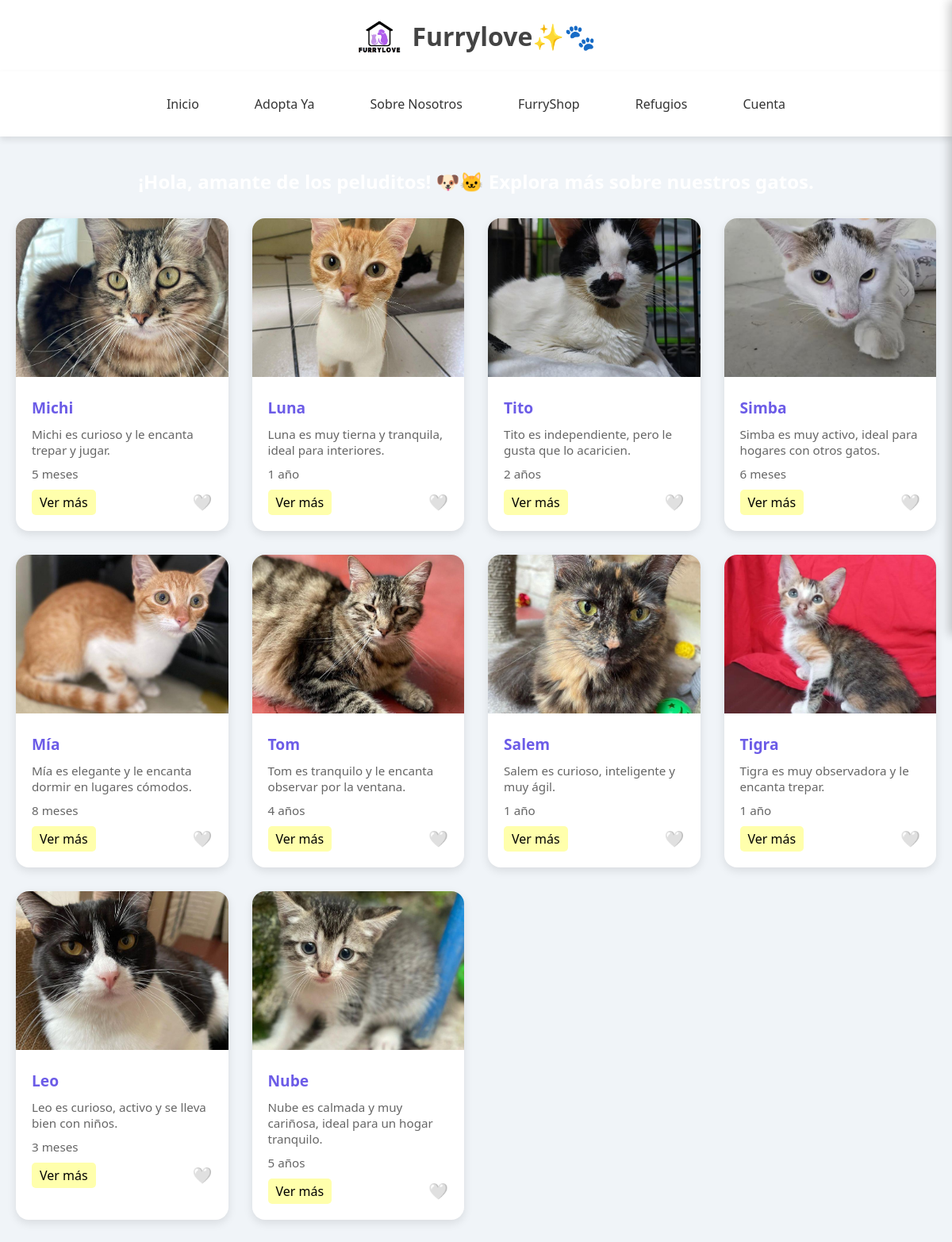
/User/gatos.php, run on the app's committed database.
### tables this page shows
CREATE TABLE `gatos` (
  `id_mascota` int(11) NOT NULL,
  `nombre` varchar(50) DEFAULT NULL,
  `genero` enum('Macho','Hembra') DEFAULT NULL,
  `edad` varchar(20) DEFAULT NULL,
  `peso` varchar(10) DEFAULT NULL,
  `raza` varchar(50) DEFAULT NULL,
  `tamaño` enum('Pequeño','Mediano','Grande') DEFAULT NULL,
  `descripcion` text DEFAULT NULL,
  `refugio` varchar(100) DEFAULT NULL,
  `telefono` varchar(20) DEFAULT NULL,
  `imagen_url` varchar(255) DEFAULT NULL
);

### User/gatos.php (the view, shortened to what this page needs)
<!DOCTYPE html>
<html lang="es">
<head>
  <link rel="stylesheet" href="gatos.css">
  <link rel="stylesheet" href="navbar2.css">
</head>
<body>
<div class="brand-header">
  <img src="imagenes/logo.png" alt="Logo FurryFriends" class="brand-logo">
  <span class="brand-title">Furrylove✨🐾</span>
</div>
<nav>
  <div class="navbar">
    <a href="homepage.php">Inicio</a>
    <a href="perrosGatos.html">Adopta Ya</a>
    <a href="nosotros.html">Sobre Nosotros</a>
    <a href="furryshop.php">FurryShop</a>
    <a href="refugios.php">Refugios</a>
    <div class="dropdown">
      <a class="dropbtn">Cuenta</a>
    </div>
  </div>
</nav>
<div class="container">
  <h2 style="text-align:center; margin-bottom:30px;">
    ¡Hola, amante de los peluditos! 🐶🐱 Explora más sobre nuestros gatos.
  </h2>
  <div class="products">
    <?php
  include("conexion.php");
  $sql = "SELECT * FROM gatos";
$resultado = $conexion->query($sql);
    if ($resultado->num_rows > 0) {
        while ($fila = $resultado->fetch_assoc()) {
            echo '<div class="product-card">';
            echo '<img src="' . $fila['imagen_url'] . '">';
            echo '<div class="product-info">';
            echo '<h3>' . htmlspecialchars($fila['nombre']) . '</h3>';
            echo '<p>' . htmlspecialchars($fila['descripcion']) . '</p>';
            echo '<p class="edad">' . htmlspecialchars($fila['edad'],) . '</p>';
            echo '<div class="actions">';
             echo '<a href="ver_mas_gatos.php?id=' . $fila['id_mascota'] . '" class="btn-vermas" style="padding: 5px 10px; background-color: #ffffac; color: black; border: none; border-radius: 5px; text-decoration: none;">Ver más</a>';
            echo '<button class="like-btn" onclick="toggleLike(this)" style="background: none; border: none; font-size: 20px; cursor: pointer;">🤍</button>';
            echo '</div>';
            echo '</div>';
            echo '</div>';
        }
    } else {
        echo '<p>No hay productos disponibles.</p>';
    }
    ?>
  </div>
</div>
</body>
</html>

### User/gatos.css (style rules this page uses)
* { box-sizing: border-box; margin: 0; padding: 0; }
body { font-family: 'Segoe UI', Tahoma, Geneva, Verdana, sans-serif; background-color: #cd9fff; }
nav { background-color: #ffffff; padding: 20px 40px; box-shadow: 0 4px 8px rgba(0, 0, 0, 0.1); }
.navbar { display: flex; justify-content: center; align-items: center; gap: 30px; }
.navbar a { text-decoration: none; color: #333; font-weight: 500; padding: 10px 20px; border-radius: 8px; transition: all 0.3s ease; }
.navbar a, .dropbtn { text-decoration: none; background-color: transparent; color: #333; font-weight: 500; font-size: 1rem; padding: 10px 20px; border: none; border-radius: 8px; font-family: 'Segoe UI', Tahoma, Geneva, Verdana, sans-serif; cursor: pointer; transition: all 0.3s ease; display: flex; align-items: center; height: 100%; }
.dropdown { position: relative; display: inline-block; }
.container { padding: 40px 20px; max-width: 1200px; margin: auto; }
.container h2 { color: white; }
.products { display: grid; grid-template-columns: repeat(auto-fit, minmax(250px, 1fr)); gap: 30px; }
.product-card { background-color: white; border-radius: 16px; box-shadow: 0 4px 12px rgba(0, 0, 0, 0.1); overflow: hidden; transition: transform 0.3s; position: relative; }
.product-card img { width: 100%; height: 200px; object-fit: cover; }
.product-info { padding: 20px; }
.product-info h3 { margin-bottom: 10px; font-size: 1.2rem; color: #6c5ce7; }
.product-info p { font-size: 0.95rem; color: #666; margin-bottom: 10px; }
.actions { display: flex; justify-content: space-between; }

### User/navbar2.css (style rules this page uses)
* { box-sizing: border-box; margin: 0; padding: 0; }
body { font-family: 'Segoe UI', Tahoma, Geneva, Verdana, sans-serif; background-color: #f0f4f8; }
.brand-header { display: flex; justify-content: center; align-items: center; padding: 20px; background-color: white; }
.brand-logo { height: 50px; margin-right: 10px; }
.brand-title { font-size: 32px; color: #444; font-weight: 600; }
nav { background-color: #ffffff; padding: 20px 40px; box-shadow: 0 4px 8px rgba(0, 0, 0, 0.1); position: relative; }
.navbar { display: flex; justify-content: center; align-items: center; gap: 30px; }
.navbar a, .navbar .dropbtn { text-decoration: none; background-color: transparent; color: #333; font-weight: 500; font-size: 1rem; padding: 10px 20px; border-radius: 8px; font-family: inherit; cursor: pointer; transition: all 0.3s ease; }
.dropdown { position: relative; }

### data on the page
gatos: imagen_url (picture), nombre "Michi", descripcion "Michi es curioso y le encanta trepar y jugar.", edad "5 meses"
gatos: imagen_url (picture), nombre "Luna", descripcion "Luna es muy tierna y tranquila, ideal para interiores.", edad "1 año"
gatos: imagen_url (picture), nombre "Tito", descripcion "Tito es independiente, pero le gusta que lo acaricien.", edad "2 años"
gatos: imagen_url (picture), nombre "Simba", descripcion "Simba es muy activo, ideal para hogares con otros gatos.", edad "6 meses"
gatos: imagen_url (picture), nombre "Mía", descripcion "Mía es elegante y le encanta dormir en lugares cómodos.", edad "8 meses"
gatos: imagen_url (picture), nombre "Tom", descripcion "Tom es tranquilo y le encanta observar por la ventana.", edad "4 años"
gatos: imagen_url (picture), nombre "Salem", descripcion "Salem es curioso, inteligente y muy ágil.", edad "1 año"
gatos: imagen_url (picture), nombre "Tigra", descripcion "Tigra es muy observadora y le encanta trepar.", edad "1 año"
gatos: imagen_url (picture), nombre "Leo", descripcion "Leo es curioso, activo y se lleva bien con niños.", edad "3 meses"
gatos: imagen_url (picture), nombre "Nube", descripcion "Nube es calmada y muy cariñosa, ideal para un hogar tranquilo.", edad "5 años"
